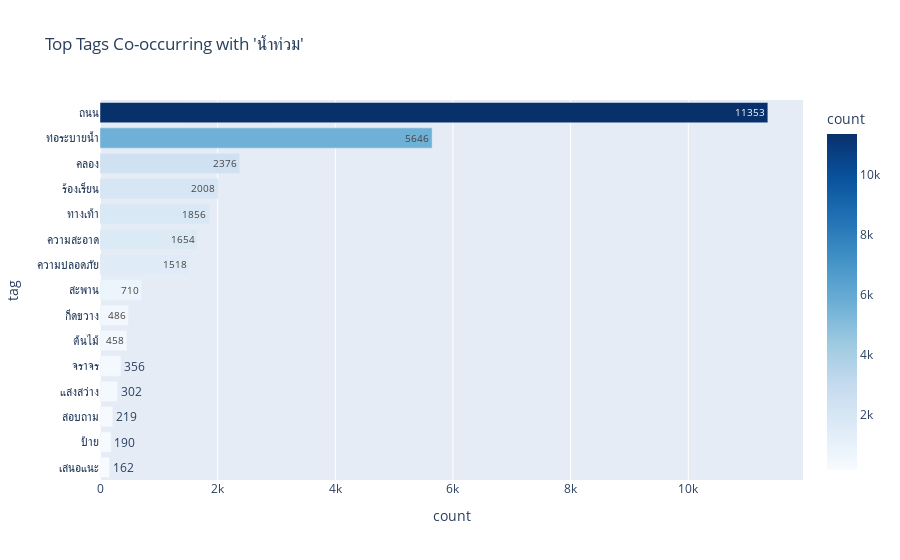

Here is the notebook cell this chart was saved with:
### Markdown cell above
# Report 4 : Distribution of co-occurrence tag with tag 'น้ำท่วม'
### Report 4.1 : Distribution of co-occurrence tag with tag 'น้ำท่วม' (all data)

### Code cell
df = clean_type_columns(df2)

# 1. Ensure we are working with a DataFrame where 'type_list' is a list
# (If you already exploded df, we might need to group by ID first. 
#  Assuming df has 'type_list' as a list of strings here.)

target_tag = 'น้ำท่วม'

# Filter: Get only rows where 'น้ำท่วม' is present
# We use .apply to check if the tag is in the list
flood_rows = df[df['type_list'].apply(lambda x: target_tag in x if isinstance(x, list) else False)].copy()

# 2. Explode to separate all tags in these specific rows
all_co_tags = flood_rows.explode('type_list')

# 3. Remove the target tag itself (otherwise it will be the top bar with 100%)
co_occurrence = all_co_tags[all_co_tags['type_list'] != target_tag]

# 4. Count frequency
tag_counts = co_occurrence['type_list'].value_counts().reset_index()
tag_counts.columns = ['tag', 'count']

# 5. Visualize
fig = px.bar(
    tag_counts.head(15), # Show top 15 related tags
    x='count', 
    y='tag', 
    orientation='h', # Horizontal bar
    title=f"Top Tags Co-occurring with '{target_tag}'",
    text='count',
    color='count',
    color_continuous_scale='Blues'
)

# Reverse axis so the highest number is at the top
fig.update_layout(yaxis=dict(autorange="reversed"))
fig.show()

### Figure 1 — Plotly figure (JSON) as saved in the notebook; plotly's stock layout.template omitted (floating-point values rounded to 4 significant figures)
{"data": [{"hovertemplate": "count=%{marker.color}<br>tag=%{y}<extra></extra>", "legendgroup": "", "marker": {"color": [11353, 5646, 2376, 2008, 1856, 1654, 1518, 710, 486, 458, 356, 302, 219, 190, 162], "coloraxis": "coloraxis", "pattern": {"shape": ""}}, "name": "", "orientation": "h", "showlegend": false, "text": [11350.0, 5646.0, 2376.0, 2008.0, 1856.0, 1654.0, 1518.0, 710.0, 486.0, 458.0, 356.0, 302.0, 219.0, 190.0, 162.0], "textposition": "auto", "type": "bar", "x": [11353, 5646, 2376, 2008, 1856, 1654, 1518, 710, 486, 458, 356, 302, 219, 190, 162], "xaxis": "x", "y": ["ถนน", "ท่อระบายน้ำ", "คลอง", "ร้องเรียน", "ทางเท้า", "ความสะอาด", "ความปลอดภัย", "สะพาน", "กีดขวาง", "ต้นไม้", "จราจร", "แสงสว่าง", "สอบถาม", "ป้าย", "เสนอแนะ"], "yaxis": "y"}], "layout": {"barmode": "relative", "coloraxis": {"colorbar": {"title": {"text": "count"}}, "colorscale": [[0, "rgb(247,251,255)"], [0.125, "rgb(222,235,247)"], [0.25, "rgb(198,219,239)"], [0.375, "rgb(158,202,225)"], [0.5, "rgb(107,174,214)"], [0.625, "rgb(66,146,198)"], [0.75, "rgb(33,113,181)"], [0.875, "rgb(8,81,156)"], [1, "rgb(8,48,107)"]]}, "legend": {"tracegroupgap": 0}, "title": {"text": "Top Tags Co-occurring with 'น้ำท่วม'"}, "xaxis": {"anchor": "y", "domain": [0, 1], "title": {"text": "count"}}, "yaxis": {"anchor": "x", "autorange": "reversed", "domain": [0, 1], "title": {"text": "tag"}}}}
